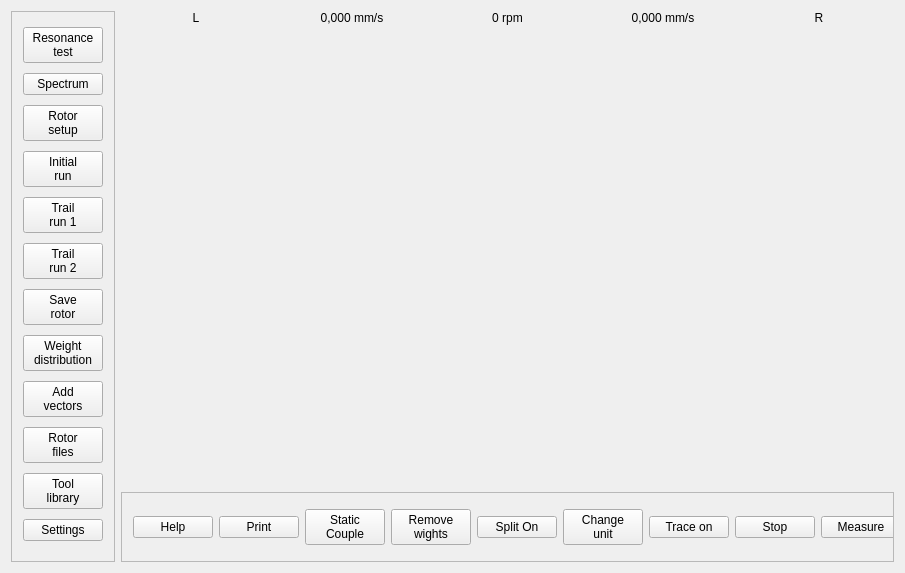
<?xml version="1.0" encoding="UTF-8"?>
<ui version="4.0">
 <class>MainWindow</class>
 <widget class="QMainWindow" name="MainWindow">
  <property name="geometry">
   <rect>
    <x>0</x>
    <y>0</y>
    <width>905</width>
    <height>573</height>
   </rect>
  </property>
  <property name="windowTitle">
   <string>MainWindow</string>
  </property>
  <widget class="QWidget" name="centralWidget">
   <layout class="QHBoxLayout" name="horizontalLayout_3">
    <item>
     <widget class="QScrollArea" name="scrollArea">
      <property name="sizePolicy">
       <sizepolicy hsizetype="Fixed" vsizetype="Preferred">
        <horstretch>0</horstretch>
        <verstretch>0</verstretch>
       </sizepolicy>
      </property>
      <property name="verticalScrollBarPolicy">
       <enum>Qt::ScrollBarAlwaysOff</enum>
      </property>
      <property name="horizontalScrollBarPolicy">
       <enum>Qt::ScrollBarAlwaysOff</enum>
      </property>
      <property name="widgetResizable">
       <bool>true</bool>
      </property>
      <widget class="QWidget" name="scrollAreaWidgetContents">
       <property name="geometry">
        <rect>
         <x>0</x>
         <y>0</y>
         <width>93</width>
         <height>553</height>
        </rect>
       </property>
       <property name="sizePolicy">
        <sizepolicy hsizetype="Ignored" vsizetype="Preferred">
         <horstretch>0</horstretch>
         <verstretch>0</verstretch>
        </sizepolicy>
       </property>
       <layout class="QGridLayout" name="gridLayout">
        <item row="12" column="0">
         <widget class="QPushButton" name="pushButton_v12">
          <property name="sizePolicy">
           <sizepolicy hsizetype="Minimum" vsizetype="Fixed">
            <horstretch>0</horstretch>
            <verstretch>0</verstretch>
           </sizepolicy>
          </property>
          <property name="text">
           <string>Settings</string>
          </property>
         </widget>
        </item>
        <item row="4" column="0">
         <widget class="QPushButton" name="pushButton_v4">
          <property name="text">
           <string>Initial
run</string>
          </property>
         </widget>
        </item>
        <item row="3" column="0">
         <widget class="QPushButton" name="pushButton_v3">
          <property name="text">
           <string>Rotor
setup</string>
          </property>
         </widget>
        </item>
        <item row="8" column="0">
         <widget class="QPushButton" name="pushButton_v8">
          <property name="text">
           <string>Weight
distribution</string>
          </property>
         </widget>
        </item>
        <item row="9" column="0">
         <widget class="QPushButton" name="pushButton_v9">
          <property name="text">
           <string>Add
vectors</string>
          </property>
         </widget>
        </item>
        <item row="6" column="0">
         <widget class="QPushButton" name="pushButton_v6">
          <property name="text">
           <string>Trail
run 2</string>
          </property>
         </widget>
        </item>
        <item row="10" column="0">
         <widget class="QPushButton" name="pushButton_v10">
          <property name="text">
           <string>Rotor
files</string>
          </property>
         </widget>
        </item>
        <item row="11" column="0">
         <widget class="QPushButton" name="pushButton_v11">
          <property name="text">
           <string>Tool
library</string>
          </property>
         </widget>
        </item>
        <item row="5" column="0">
         <widget class="QPushButton" name="pushButton_v5">
          <property name="text">
           <string>Trail
run 1</string>
          </property>
         </widget>
        </item>
        <item row="7" column="0">
         <widget class="QPushButton" name="pushButton_v7">
          <property name="text">
           <string>Save
rotor</string>
          </property>
         </widget>
        </item>
        <item row="2" column="0">
         <widget class="QPushButton" name="pushButton_v2">
          <property name="text">
           <string>Spectrum</string>
          </property>
         </widget>
        </item>
        <item row="1" column="0">
         <widget class="QPushButton" name="pushButton_v1">
          <property name="sizePolicy">
           <sizepolicy hsizetype="Minimum" vsizetype="Fixed">
            <horstretch>0</horstretch>
            <verstretch>0</verstretch>
           </sizepolicy>
          </property>
          <property name="minimumSize">
           <size>
            <width>0</width>
            <height>0</height>
           </size>
          </property>
          <property name="text">
           <string>Resonance
test</string>
          </property>
          <property name="iconSize">
           <size>
            <width>16</width>
            <height>16</height>
           </size>
          </property>
         </widget>
        </item>
       </layout>
      </widget>
     </widget>
    </item>
    <item>
     <layout class="QVBoxLayout" name="verticalLayout">
      <item>
       <layout class="QHBoxLayout" name="horizontalLayout_2">
        <property name="sizeConstraint">
         <enum>QLayout::SetDefaultConstraint</enum>
        </property>
        <item>
         <widget class="QLabel" name="label_2">
          <property name="sizePolicy">
           <sizepolicy hsizetype="Preferred" vsizetype="Maximum">
            <horstretch>0</horstretch>
            <verstretch>0</verstretch>
           </sizepolicy>
          </property>
          <property name="lineWidth">
           <number>1</number>
          </property>
          <property name="text">
           <string>L</string>
          </property>
          <property name="alignment">
           <set>Qt::AlignCenter</set>
          </property>
         </widget>
        </item>
        <item>
         <widget class="QLabel" name="label_3">
          <property name="sizePolicy">
           <sizepolicy hsizetype="Preferred" vsizetype="Maximum">
            <horstretch>0</horstretch>
            <verstretch>0</verstretch>
           </sizepolicy>
          </property>
          <property name="text">
           <string>0,000 mm/s</string>
          </property>
          <property name="alignment">
           <set>Qt::AlignCenter</set>
          </property>
         </widget>
        </item>
        <item>
         <widget class="QLabel" name="label_4">
          <property name="sizePolicy">
           <sizepolicy hsizetype="Preferred" vsizetype="Maximum">
            <horstretch>0</horstretch>
            <verstretch>0</verstretch>
           </sizepolicy>
          </property>
          <property name="text">
           <string>0 rpm</string>
          </property>
          <property name="alignment">
           <set>Qt::AlignCenter</set>
          </property>
         </widget>
        </item>
        <item>
         <widget class="QLabel" name="label_5">
          <property name="sizePolicy">
           <sizepolicy hsizetype="Minimum" vsizetype="Maximum">
            <horstretch>0</horstretch>
            <verstretch>0</verstretch>
           </sizepolicy>
          </property>
          <property name="text">
           <string>0,000 mm/s</string>
          </property>
          <property name="alignment">
           <set>Qt::AlignCenter</set>
          </property>
         </widget>
        </item>
        <item>
         <widget class="QLabel" name="label_6">
          <property name="sizePolicy">
           <sizepolicy hsizetype="Preferred" vsizetype="Maximum">
            <horstretch>0</horstretch>
            <verstretch>0</verstretch>
           </sizepolicy>
          </property>
          <property name="text">
           <string>R</string>
          </property>
          <property name="alignment">
           <set>Qt::AlignCenter</set>
          </property>
         </widget>
        </item>
       </layout>
      </item>
      <item>
       <widget class="QLabel" name="imageLabel">
        <property name="sizePolicy">
         <sizepolicy hsizetype="Minimum" vsizetype="Minimum">
          <horstretch>0</horstretch>
          <verstretch>0</verstretch>
         </sizepolicy>
        </property>
        <property name="text">
         <string/>
        </property>
        <property name="textFormat">
         <enum>Qt::AutoText</enum>
        </property>
        <property name="pixmap">
         <pixmap resource="xblancerguiexpres.qrc">:/images/XbalancerOnlycircles.jpg</pixmap>
        </property>
        <property name="scaledContents">
         <bool>false</bool>
        </property>
        <property name="alignment">
         <set>Qt::AlignCenter</set>
        </property>
       </widget>
      </item>
      <item>
       <spacer name="verticalSpacer">
        <property name="orientation">
         <enum>Qt::Vertical</enum>
        </property>
        <property name="sizeHint" stdset="0">
         <size>
          <width>20</width>
          <height>40</height>
         </size>
        </property>
       </spacer>
      </item>
      <item>
       <widget class="QScrollArea" name="scrollArea_2">
        <property name="sizePolicy">
         <sizepolicy hsizetype="Preferred" vsizetype="Maximum">
          <horstretch>0</horstretch>
          <verstretch>0</verstretch>
         </sizepolicy>
        </property>
        <property name="verticalScrollBarPolicy">
         <enum>Qt::ScrollBarAlwaysOff</enum>
        </property>
        <property name="horizontalScrollBarPolicy">
         <enum>Qt::ScrollBarAlwaysOff</enum>
        </property>
        <property name="widgetResizable">
         <bool>true</bool>
        </property>
        <widget class="QWidget" name="scrollAreaWidgetContents_2">
         <property name="geometry">
          <rect>
           <x>0</x>
           <y>0</y>
           <width>822</width>
           <height>69</height>
          </rect>
         </property>
         <property name="sizePolicy">
          <sizepolicy hsizetype="Preferred" vsizetype="Ignored">
           <horstretch>0</horstretch>
           <verstretch>0</verstretch>
          </sizepolicy>
         </property>
         <layout class="QHBoxLayout" name="horizontalLayout">
          <item>
           <widget class="QPushButton" name="pushButton_h1">
            <property name="text">
             <string>Help</string>
            </property>
           </widget>
          </item>
          <item>
           <widget class="QPushButton" name="pushButton_h2">
            <property name="text">
             <string>Print</string>
            </property>
           </widget>
          </item>
          <item>
           <widget class="QPushButton" name="pushButton_h3">
            <property name="text">
             <string>Static
Couple</string>
            </property>
           </widget>
          </item>
          <item>
           <widget class="QPushButton" name="pushButton_h4">
            <property name="text">
             <string>Remove
wights</string>
            </property>
           </widget>
          </item>
          <item>
           <widget class="QPushButton" name="pushButton_h5">
            <property name="text">
             <string>Split On</string>
            </property>
           </widget>
          </item>
          <item>
           <widget class="QPushButton" name="pushButton_h6">
            <property name="text">
             <string>Change
unit</string>
            </property>
           </widget>
          </item>
          <item>
           <widget class="QPushButton" name="pushButton_h7">
            <property name="text">
             <string>Trace on</string>
            </property>
           </widget>
          </item>
          <item>
           <widget class="QPushButton" name="pushButton_h8">
            <property name="text">
             <string>Stop</string>
            </property>
           </widget>
          </item>
          <item>
           <widget class="QPushButton" name="pushButton_h9">
            <property name="text">
             <string>Measure</string>
            </property>
           </widget>
          </item>
          <item>
           <widget class="QPushButton" name="pushButton_h10">
            <property name="text">
             <string>Exit</string>
            </property>
           </widget>
          </item>
         </layout>
        </widget>
       </widget>
      </item>
     </layout>
    </item>
   </layout>
  </widget>
 </widget>
 <layoutdefault spacing="6" margin="11"/>
 <resources>
  <include location="xblancerguiexpres.qrc"/>
 </resources>
 <connections>
  <connection>
   <sender>pushButton_h10</sender>
   <signal>clicked()</signal>
   <receiver>MainWindow</receiver>
   <slot>close()</slot>
   <hints>
    <hint type="sourcelabel">
     <x>1447</x>
     <y>863</y>
    </hint>
    <hint type="destinationlabel">
     <x>1479</x>
     <y>903</y>
    </hint>
   </hints>
  </connection>
 </connections>
</ui>
